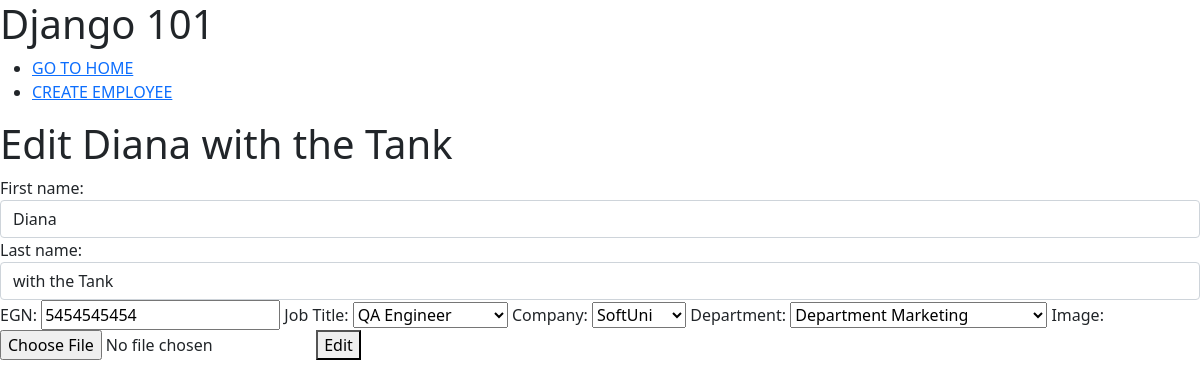
The page /employees/edit/3/ on the database its author committed.
### employees_app/employees/models.py (models this page shows)
class Employee(models.Model):
    SOFTWARE_DEVELOPER = 1
    QA_ENGINEER = 2
    DEVOPS_SPECIALIST = 3
    SOFT_UNI = 'SoftUni'
    GOOGLE = 'Google'
    FACEBOOK = 'Facebook'
    COMPANIES = (
        SOFT_UNI,
        GOOGLE,
        FACEBOOK,
    )
    first_name = models.CharField(
        max_length=30,
    )
    last_name = models.CharField(
        max_length=40,
        null=True,
        blank=True,
    )
    egn = models.CharField(
        max_length=10,
        unique=True,
        verbose_name = 'EGN',
        validators = (
            validators.MinLengthValidator(10),
        )
    )
    job_title_t = models.IntegerField(
        choices=(
            (SOFTWARE_DEVELOPER, 'Python Dev'),
            (QA_ENGINEER,'QA Engineer'),
            (DEVOPS_SPECIALIST, 'DevOps Specialist'),
        ),
        verbose_name = 'Job Title'
    )
    company = models.CharField(
        max_length=max(len(c) for c in COMPANIES),
        choices=((c, c) for c in COMPANIES),
    )
    department = models.ForeignKey(
        Department,
        on_delete=models.CASCADE,
    )
    image = models.ImageField(
        null=True,
        blank=True,
    )
    class Meta:
        ordering = ('first_name', '-last_name')

### employees_app/employees/views.py (the view)
# urls.py: path('edit/<int:pk>/', edit_employee, name='edit employee'),
def edit_employee(request, pk):
    employee = Employee.objects.get(pk=pk)
    if request.method == 'POST':
        employee_form = EmployeeForm(request.POST, request.FILES, request.FILES,instance=employee)
        if employee_form.is_valid():
            employee_form.save()
    else:
        employee_form = EmployeeForm(instance=employee)
    context= {
    'employee': employee,
    'employee_form':employee_form,
    }
    return render(request, 'edit.html', context)

### employees_app/employees/views.py
class EmployeeForm(forms.ModelForm):
    class Meta:
        model = Employee
        fields = '__all__'
        widgets = {
            'first_name': forms.TextInput(
              attrs={'class':'form-control'}
            ),
            'last_name': forms.TextInput(
                attrs={'class':'form-control'}
            ),
        }

### employees_app/employees/models.py (called while the page is built)
    def __str__(self):
        return f'Department {self.name}'

### employees_app/employees/templates/edit.html
{% extends 'base/base.html' %}
{% block content %}
    <h1>Edit {{ employee.first_name }} {{ employee.last_name }}</h1>
    <form action="{% url 'edit employee' employee.pk %}"
         method="post"
         enctype="multipart/form-data">
        {{ employee_form }}
        <button>Edit</button>
    </form>
{% endblock %}

### rows shown on the page
Employee: first_name "Diana", last_name "with the Tank", egn "5454545454", job_title_t "QA Engineer", company "SoftUni", department "Department Marketing"
